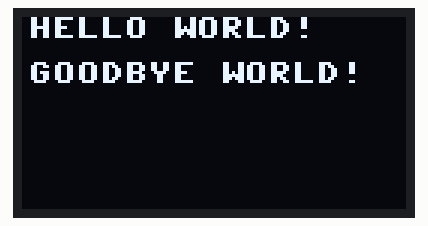
Simulated run of this program. Board: Raspberry Pi Pico running MicroPython. On the bench: 128×64 one-colour display. Library files of the repository ran but are not shown: sh1106.py.

Above: at 0.1 s.

The program:

OLED_text.py
```python
from machine import Pin, I2C
import time
import sh1106

i2c = I2C(0, scl=Pin(1), sda=Pin(0), freq=400000)

oled = sh1106.SH1106_I2C(128, 64, i2c)

oled.fill(0)

oled.text("HELLO WORLD!", 0, 0)
oled.text("GOODBYE WORLD!", 0, 15)
oled.show()

while True:
    time.sleep(1)
```
